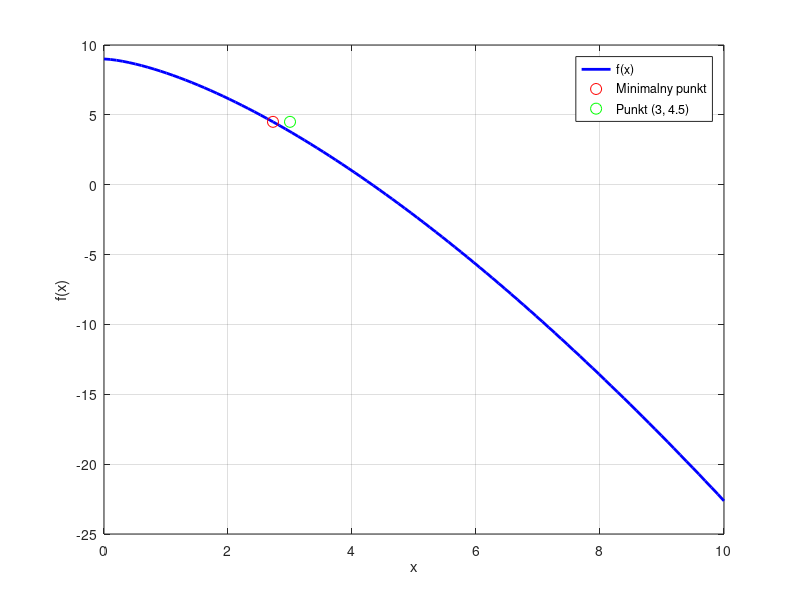

Recreate this plot in MATLAB.
% Funkcja celu
f = @(x) 9 - x.^(3/2);
y = 4.5; % Wartość y dla punktu (3, 4.5)

% Funkcja do minimalizacji
J = @(x) (f(x) - y)^2;

% Rozwiązanie numeryczne
x0 = 0; % Punkt początkowy
x = fminsearch(J, x0);

% Interpretacja geometryczna
y_min = f(x);
punkt_min = [x, y_min];
odleglosc = norm(punkt_min - [3, 4.5]); % Obliczenie odległości między punktem_min a (3, 4.5)

% Wyświetlenie wyników
disp(['Wartość x minimalizująca odległość: ', num2str(x)]);
disp(['Minimalna odległość: ', num2str(odleglosc)]);

% Wykres
x_vals = linspace(0, 10, 100);
plot(x_vals, f(x_vals), 'b', 'LineWidth', 2);
hold on;
plot(x, y_min, 'ro', 'MarkerSize', 8);
plot(3, 4.5, 'go', 'MarkerSize', 8);
legend('f(x)', 'Minimalny punkt', 'Punkt (3, 4.5)');
xlabel('x');
ylabel('f(x)');
grid on;
